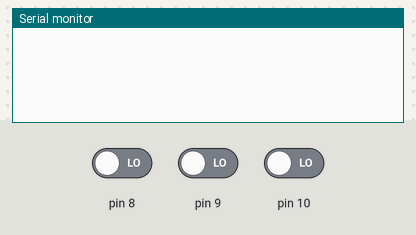
A sketch run on a simulated Arduino Uno, built with avr-gcc and run on an emulated ATmega328P. Shown: the last lines printed to the serial monitor. The test bench sets the inputs (shaded band); at power-on: pin 8 LOW, pin 9 LOW, pin 10 LOW.

Above: at 1.2 s.
1.3 s: pin 8 driven HIGH
At 2.5 s:
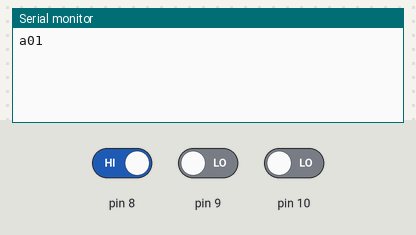
2.8 s: pin 9 driven HIGH
At 3.6 s:
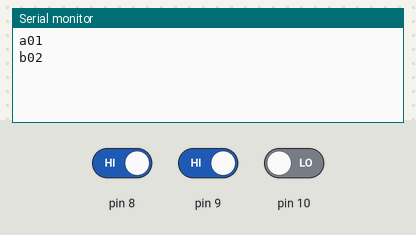
4.3 s: pin 10 driven HIGH
At 4.8 s:
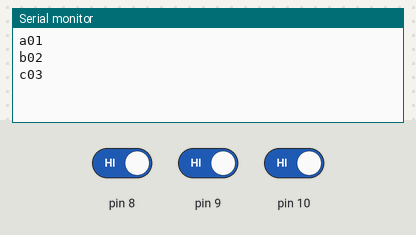

Measured:
- after the input at 1.3 s, the serial monitor: prints a new line at once (image 1)
- after the input at 2.8 s, the serial monitor: prints a new line at once (image 2)
- after the input at 4.3 s, the serial monitor: prints a new line at once (image 3)

The sketch:

counter_lang.ino
```cpp
int uni = 0;
int dez = 0;
//portuguese
int buttonPushCounter1 = 0;
int buttonState1 = 0;
int lastButtonState1 = 0;
//english
int buttonPushCounter2 = 0;
int buttonState2 = 0;
int lastButtonState2 = 0;
//french
int buttonPushCounter3 = 0;
int buttonState3 = 0;
int lastButtonState3 = 0;

void setup()
{
  pinMode(8, INPUT);
  pinMode(9, INPUT);
  pinMode(10, INPUT);
  Serial.begin(9600);
}

void write1()
{
  //print number
  Serial.print("a");
  Serial.print(dez);
  Serial.print(uni);
  Serial.print("\n");
}

void write2()
{
  //print number
  Serial.print("b");
  Serial.print(dez);
  Serial.print(uni);
  Serial.print("\n");
}

void write3()
{
  //print number
  Serial.print("c");
  Serial.print(dez);
  Serial.print(uni);
  Serial.print("\n");
}


void loop()
{
  //go up
  buttonState1 = digitalRead(8);
  if (buttonState1 != lastButtonState1) {
    if (buttonState1 == HIGH) {
      //go from 88 to 89
      if (uni<9){
        uni++;
        write1();
      }
      else{
        //go from 89 to 90
        if (dez<9){
          dez++;
          uni=0;
          write1();
        }
        //go from 99 to 00 (loop around)
        else{
          dez=0;
          uni=0;
          write1();
        }
      }
    }
    delay(500);
  }
  lastButtonState1 = buttonState1;

  //go up
  buttonState2 = digitalRead(9);
  if (buttonState2 != lastButtonState2) {
    if (buttonState2 == HIGH) {
      //go from 88 to 89
      if (uni<9){
        uni++;
        write2();
      }
      else{
        //go from 89 to 90
        if (dez<9){
          dez++;
          uni=0;
          write2();
        }
        //go from 99 to 00 (loop around)
        else{
          dez=0;
          uni=0;
          write2();
        }
      }
    }
    delay(500);
  }
  lastButtonState2 = buttonState2;

  //go up
  buttonState3 = digitalRead(10);
  if (buttonState3 != lastButtonState3) {
    if (buttonState3 == HIGH) {
      //go from 88 to 89
      if (uni<9){
        uni++;
        write3();
      }
      else{
        //go from 89 to 90
        if (dez<9){
          dez++;
          uni=0;
          write3();
        }
        //go from 99 to 00 (loop around)
        else{
          dez=0;
          uni=0;
          write3();
        }
      }
    }
    delay(500);
  }
  lastButtonState3 = buttonState3;
}
```
